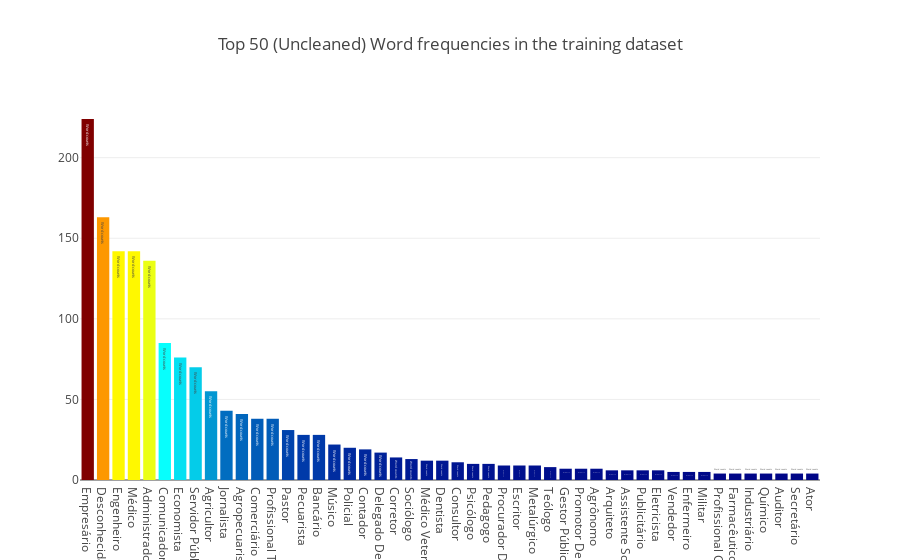

Source (notebook cell):
### Code cell


### Figure 1 — Plotly figure (JSON) as saved in the notebook; plotly's stock layout.template omitted (floating-point values rounded to 4 significant figures)
{"data": [{"marker": {"color": [224, 163, 142, 142, 136, 85, 76, 70, 55, 43, 41, 38, 38, 31, 28, 28, 22, 20, 19, 17, 14, 13, 12, 12, 11, 10, 10, 9, 9, 9, 8, 7, 7, 7, 6, 6, 6, 6, 5, 5, 5, 4, 4, 4, 4, 4, 4, 4, 3, 3, 3, 3, 3, 3, 3, 3, 3, 3, 3, 3, 3, 3, 2, 2, 2, 2, 2, 2, 2, 2, 2, 2, 2, 2, 2, 2, 2, 2, 2, 1, 1, 1, 1, 1, 1, 1, 1, 1, 1, 1, 1, 1, 1, 1, 1, 1, 1, 1], "colorscale": "Jet"}, "text": "Word counts", "type": "bar", "uid": "4d42c474-3279-40ff-8a45-01153e86d3f7", "x": ["Empresário", "Desconhecida", "Engenheiro", "Médico", "Administrador", "Comunicador", "Economista", "Servidor Público", "Agricultor", "Jornalista", "Agropecuarista", "Comerciário", "Profissional Técnico", "Pastor", "Pecuarista", "Bancário", "Músico", "Policial", "Contador", "Delegado De Polícia", "Corretor", "Sociólogo", "Médico Veterinário", "Dentista", "Consultor", "Psicólogo", "Pedagogo", "Procurador De Justiça", "Escritor", "Metalúrgico", "Teólogo", "Gestor Público", "Promotor De Justiça", "Agrônomo", "Arquiteto", "Assistente Social", "Publicitário", "Eletricista", "Vendedor", "Enfermeiro", "Militar", "Profissional Gráfico", "Farmacêutico", "Industriário", "Químico", "Auditor", "Secretário", "Ator"], "y": [224, 163, 142, 142, 136, 85, 76, 70, 55, 43, 41, 38, 38, 31, 28, 28, 22, 20, 19, 17, 14, 13, 12, 12, 11, 10, 10, 9, 9, 9, 8, 7, 7, 7, 6, 6, 6, 6, 5, 5, 5, 4, 4, 4, 4, 4, 4, 4]}], "layout": {"title": "Top 50 (Uncleaned) Word frequencies in the training dataset"}}
